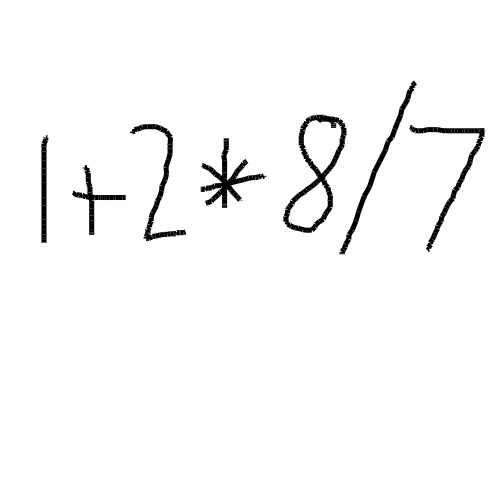
#> input picture python-code/00_Test.jpg, 500 x 500 px
$ python -i ImageUtils.py   (imports and definitions only)   (older library calls are emulated)
#> lines starting #> are read from the running program, lines starting #| are printed output that depends on the picture; after the words box and inside, x2 and y2 are one past the last pixel; in counts of white or black regions, pixels touching at a corner belong together
#> further down, picture is the input picture: shape (500, 500, 3); min 0, max 255, mean 248.4
#!/usr/bin/python3
"""
	Anthony Kiesel
	CS 5600
	Provides utilities to work with images for pre-processing, etc
"""
import numpy as np
import cv2
from PIL import Image, ImageChops
import skimage.feature
import argparse
import uuid


def import_grayscale_image_data(filepath):
	""" loads an image, converts it to grayscale, and returns a flattened array of the pixel matrix """
	return cv2.cvtColor(cv2.imread(filepath), cv2.COLOR_BGR2GRAY)

# [5 lines left out: function pre_process, not called in this run]

def flatten_images_array(images_arr, img_size):
	""" Flattens each image in the images_arr to a flat array.  """
	return np.array(images_arr).reshape(len(images_arr), img_size * img_size)

# [78 lines left out: functions deskew_image, calculate_hog, resize_image, resize_image_data, crop_whitespace, center_and_pad, not called in this run]

def find_connected_paths(img):
	"""
		This is used for finding each digit or symbol.
		Here are the processing steps:
		01: Since images submitted tend to have broken segments in each digit,
		    First a blur is applied to the image,
			Second, and more importantly, a dilation is applied to hopefully
			reconnect lines that are very close together.
			Attempts were made to combine these segments by looking at the
			coordinates they were in, but I finally settled on this pre-processing
			step as the most concise way to achieve results.
		02: A reverse threshold is applied after blur and dilation.  I had
			originally thought this step could be skipped, since it is mostly used
			to clean up poor image quality, erasing artifacts that are present due
			to poor lighting, picture quality or in handwriting it might be an
			accidental pencil stroke that is not dark enought to be considered
			as a written character.  In my case, this is a digital image, so I
			don't believe there should be any of those issues. Unfortunately the
			next step would not work until I applied this thresholding.  I don't
			know exactly if this is a requirement to finding contours, but the code
			works, so the current implementation does include this step.
		03: Find the contours.  This is the overall goal, and it works quite nicely
			following all of the previously mentioned pre-processing. The cv2.RETR_EXTERNAL
			parameter tells the findContours function that it should return the
			outermost contour of a detected contour. Other options are to return a tree,
			a simple list, or to return all boundaries including inner and outer
			contours.  So if the image was of say a 0, there would be an inner and outer
			contour specified.  This option just gives the outer-most contour. The
			cv2.CHAIN_APPROX_SIMPLE option simply allows us to save memory by giving
			sampled endpoints of contours, rather than every point inbetween.
	"""
	if isinstance(img, str): # If the provided image is a string, go ahead and open the file that is specified.
		img = import_grayscale_image_data(img)
	blur = cv2.GaussianBlur(img,(5,5),0)
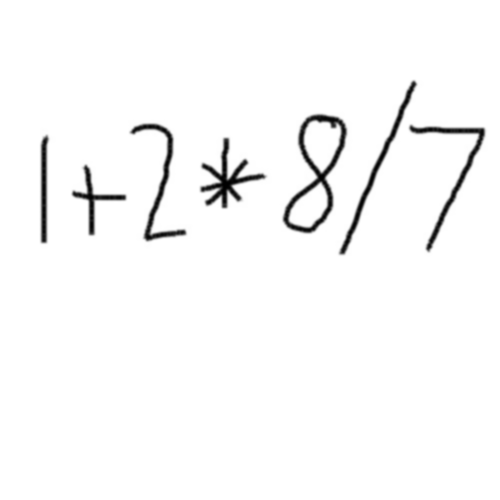
#> blur: shape (500, 500, 3); min 1, max 255, mean 248.4
	di = cv2.dilate(blur, (3,3))
	retVal, thresh=cv2.threshold(blur, 125, 255, cv2.THRESH_BINARY_INV)
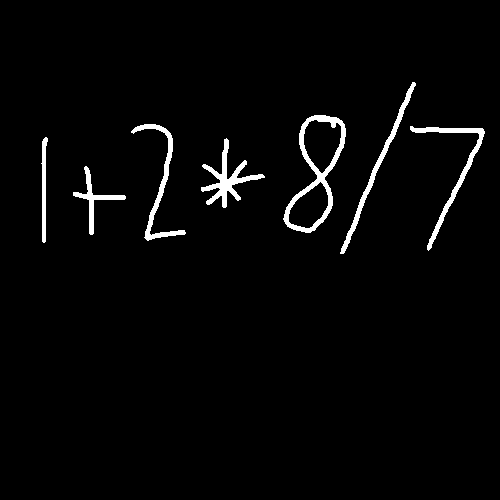
#> thresh: shape (500, 500, 3); 2.6% white; 7 white regions, largest, box (x1, y1, x2, y2) and area: (283, 115, 346, 233) 1524, (201, 138, 265, 208) 1063, (410, 126, 485, 251) 995
#> (the run stopped early here; a loop or call above may not have finished)
